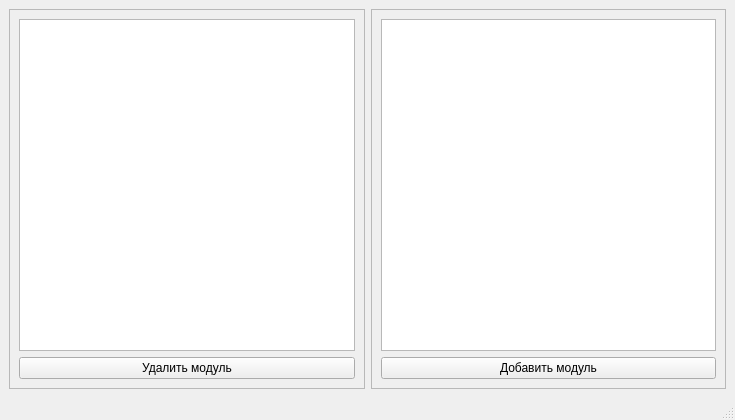
<?xml version="1.0" encoding="UTF-8"?>
<ui version="4.0">
 <class>MainWindow</class>
 <widget class="QMainWindow" name="MainWindow">
  <property name="geometry">
   <rect>
    <x>0</x>
    <y>0</y>
    <width>735</width>
    <height>420</height>
   </rect>
  </property>
  <property name="windowTitle">
   <string>PyPiMan</string>
  </property>
  <widget class="QWidget" name="centralwidget">
   <layout class="QHBoxLayout" name="horizontalLayout">
    <item>
     <widget class="QFrame" name="frame">
      <property name="frameShape">
       <enum>QFrame::StyledPanel</enum>
      </property>
      <property name="frameShadow">
       <enum>QFrame::Raised</enum>
      </property>
      <layout class="QVBoxLayout" name="verticalLayout">
       <item>
        <widget class="QTextBrowser" name="textBrowser"/>
       </item>
       <item>
        <widget class="QPushButton" name="btn_remove_item">
         <property name="text">
          <string>Удалить модуль</string>
         </property>
        </widget>
       </item>
      </layout>
     </widget>
    </item>
    <item>
     <widget class="QFrame" name="frame_2">
      <property name="sizePolicy">
       <sizepolicy hsizetype="Expanding" vsizetype="Expanding">
        <horstretch>0</horstretch>
        <verstretch>0</verstretch>
       </sizepolicy>
      </property>
      <property name="frameShape">
       <enum>QFrame::StyledPanel</enum>
      </property>
      <property name="frameShadow">
       <enum>QFrame::Raised</enum>
      </property>
      <layout class="QVBoxLayout" name="verticalLayout_2">
       <item>
        <widget class="QListWidget" name="listWidget"/>
       </item>
       <item>
        <widget class="QPushButton" name="btn_add_item">
         <property name="text">
          <string>Добавить модуль</string>
         </property>
        </widget>
       </item>
      </layout>
     </widget>
    </item>
   </layout>
  </widget>
  <widget class="QMenuBar" name="menubar">
   <property name="geometry">
    <rect>
     <x>0</x>
     <y>0</y>
     <width>735</width>
     <height>22</height>
    </rect>
   </property>
  </widget>
  <widget class="QStatusBar" name="statusbar"/>
 </widget>
 <resources/>
 <connections/>
</ui>
